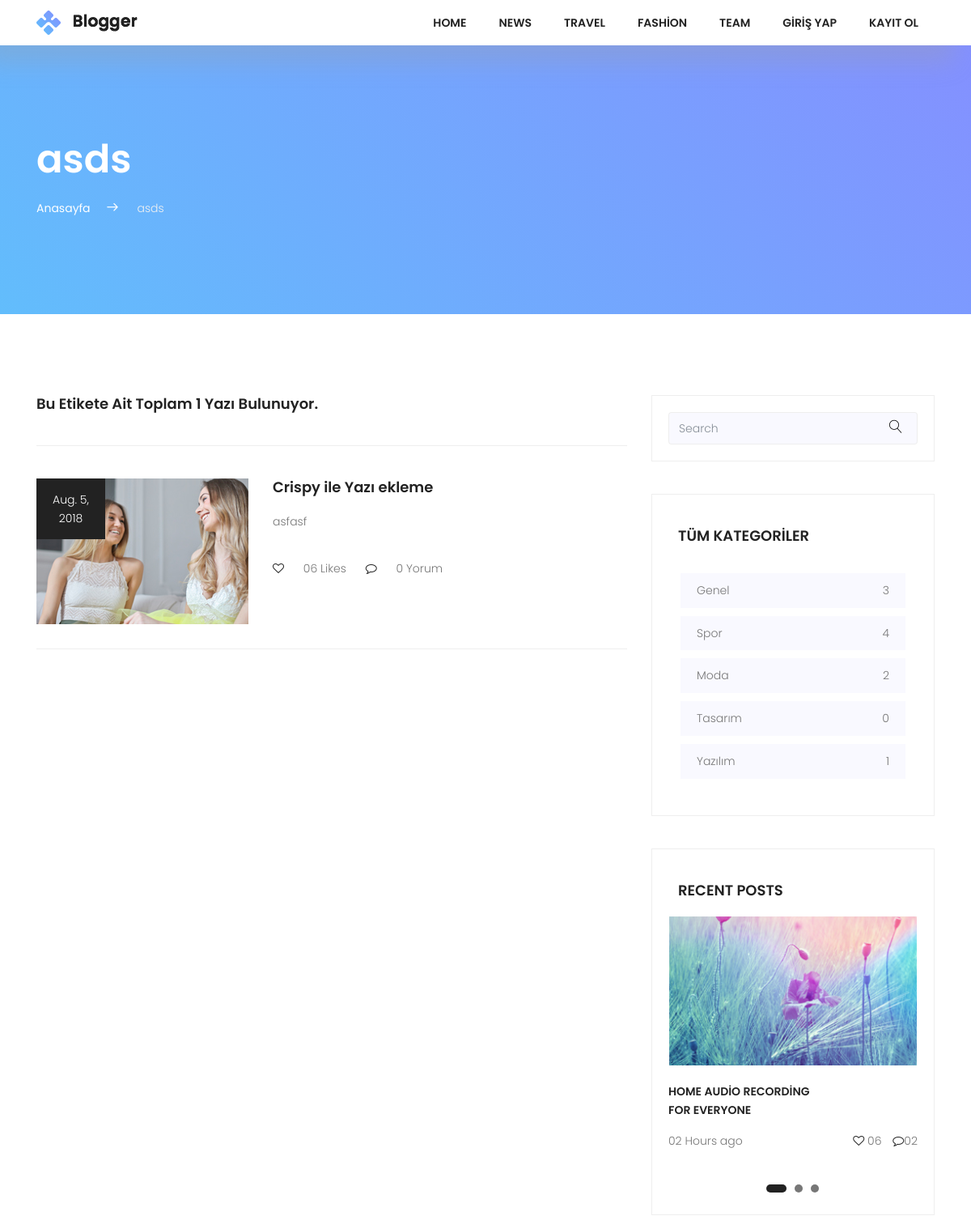
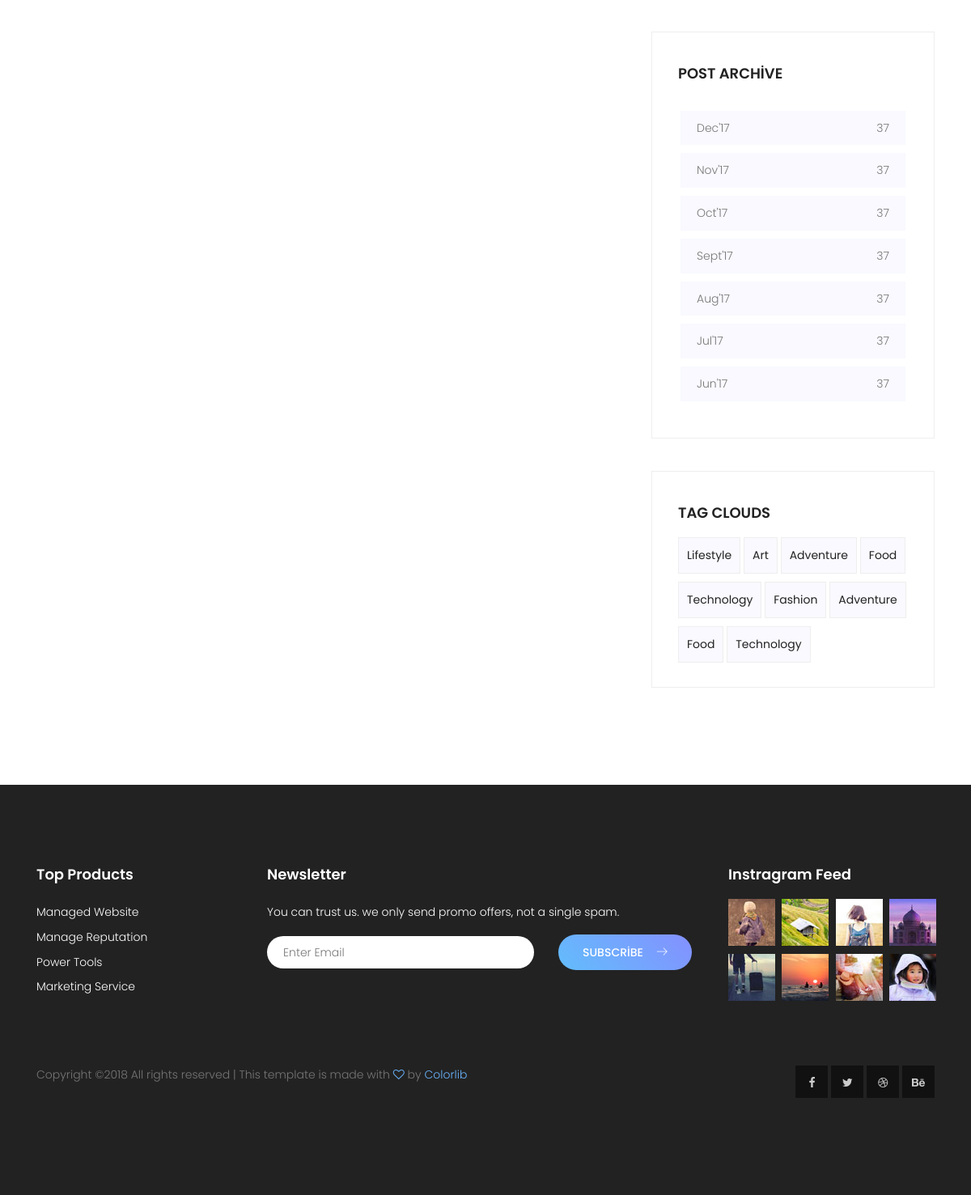
Page /tag/asds on the committed database (2 pictures, top to bottom).
### posts/models.py (models this page shows, shortened)
class Tag(models.Model):
    title = models.CharField(max_length=50)
    slug = models.SlugField(unique=True, editable=False)
    def postCount(self):
        return self.posts.all().count()

class Post(models.Model):
    user = models.ForeignKey(settings.AUTH_USER_MODEL,on_delete=models.CASCADE,default=1,related_name="userposts")
    title = models.CharField(max_length=150)
    image = models.ImageField(upload_to='uploads/',blank=True)
    content = models.TextField()
    slug = models.SlugField(unique=True,editable=False)
    created = models.DateField(auto_now_add=True)
    updated = models.DateField(auto_now=True)
    category = models.ForeignKey(Category,on_delete=models.CASCADE,related_name="posts")
    tag = models.ManyToManyField(Tag,related_name='posts')
    def commentCount(self):
        return self.comments.all().count()

class Category(models.Model):
    title = models.CharField(max_length=150)
    slug = models.SlugField(unique=True,editable=False)
    def postCount(self):
        return self.posts.all().count()

### posts/views.py (the view)
# urls.py: path('tag/<slug:slug>', views.TagDetail.as_view(),name='tag-detail'),
class TagDetail(DetailView):
    model = Tag
    template_name = 'tags/detail.html'
    context_object_name = 'tag'
    def get_context_data(self, **kwargs):
        context = super(TagDetail,self).get_context_data(**kwargs)
        context['allCategories'] = Category.objects.all()
        return context

### posts/templates/tags/detail.html (shortened to what this page needs)
{% extends "base.html" %}
         {% block content %}
            <section class="top-section-area section-gap">
                <div class="container">
                    <div class="row justify-content-between align-items-center d-flex">
                        <div class="col-lg-8 top-left">
                            <h1 class="text-white mb-20">{{ tag.title }}</h1>
                            <ul>
                                <li><a href="{% url 'index' %}">Anasayfa</a><span class="lnr lnr-arrow-right"></span></li>
                                <li><span style="color:#f1f1f1">{{ tag.title }}</span></li>
                            </ul>
                        </div>
                    </div>
                </div>
            </section>
    <div class="post-wrapper pt-100">
        <section class="post-area">
            <div class="container">
                <div class="row justify-content-center d-flex">
                    <div class="col-lg-8">
                        <h4>Bu Etikete Ait Toplam {{ tag.postCount }} Yazı Bulunuyor.</h4>
                        <div class="post-lists">
                            {% for post in tag.posts.all %}
                            <div class="single-list flex-row d-flex">
                                <div class="thumb">
                                    <div class="date">
                                       {{ post.created }}
                                    </div>
                                    <img src="{{ post.image.url }}" alt="">
                                </div>
                                <div class="detail">
                                    <a href="{% url 'single' post.slug %}"><h4 class="pb-20">{{ post.title }}</h4></a>
                                    <p>
                                      {{ post.content|truncatechars:100 }}
                                    </p>
                                    <p class="footer pt-20">
                                    <i class="fa fa-heart-o" aria-hidden="true"></i>
                                    <a href="#">06 Likes</a>     <i class="ml-20 fa fa-comment-o" aria-hidden="true"></i> <a href="#">{{ post.commentCount }} Yorum</a>
                                    </p>
                                </div>
                            </div>
                            {% endfor %}
                        </div>
                   </div>
                    <div class="col-lg-4 sidebar-area">
                        <div class="single_widget search_widget">
                            <div id="imaginary_container">
                                <div class="input-group stylish-input-group">
                                    <input type="text" class="form-control"  placeholder="Search" >
                                    <span class="input-group-addon">
                                        <button type="submit">
                                            <span class="lnr lnr-magnifier"></span>
                                        </button>
                                    </span>
                                </div>
                            </div>
                        </div>
                        <div class="single_widget cat_widget">
                            <h4 class="text-uppercase pb-20">Tüm Kategoriler</h4>
                            <ul>
                                 {% for category in allCategories %}
                                <li>
                                    <a href="{% url 'category-detail' category.slug %}">{{ category.title }} <span>{{ category.postCount }}</span></a>
                                </li>
                                {% endfor %}
                            </ul>
                        </div>
                        <div class="single_widget recent_widget">
                            <h4 class="text-uppercase pb-20">Recent Posts</h4>
                            <div class="active-recent-carusel">
                                <div class="item">
                                    <img src="img/asset/slider.jpg" alt="">
                                    <p class="mt-20 title text-uppercase">Home Audio Recording <br>
                                    For Everyone</p>
                                    <p>02 Hours ago <span> <i class="fa fa-heart-o" aria-hidden="true"></i>
                                    06 <i class="fa fa-comment-o" aria-hidden="true"></i>02</span></p>
                                </div>
                            </div>
                        </div>
                        <div class="single_widget cat_widget">
                            <h4 class="text-uppercase pb-20">post archive</h4>
                            <ul>
                                <li>
                                    <a href="#">Dec'17 <span>37</span></a>
                                </li>
                                <li>
                                    <a href="#">Nov'17 <span>37</span></a>
                                </li>
                                <li>
                                    <a href="#">Oct'17 <span>37</span></a>
                                </li>
                                <li>
                                    <a href="#">Sept'17 <span>37</span></a>
                                </li>
                                <li>
                                    <a href="#">Aug'17 <span>37</span></a>
                                </li>
                                <li>
                                    <a href="#">Jul'17 <span>37</span></a>
                                </li>
                                <li>
                                    <a href="#">Jun'17 <span>37</span></a>
                                </li>
                            </ul>
                        </div>
                        <div class="single_widget tag_widget">
                            <h4 class="text-uppercase pb-20">Tag Clouds</h4>
                            <ul>
                                <li><a href="#">Lifestyle</a></li>
                                <li><a href="#">Art</a></li>
                                <li><a href="#">Adventure</a></li>
                                <li><a href="#">Food</a></li>
                                <li><a href="#">Technology</a></li>
                                <li><a href="#">Fashion</a></li>
                                <li><a href="#">Adventure</a></li>
                                <li><a href="#">Food</a></li>
                                <li><a href="#">Technology</a></li>
                            </ul>
                        </div>
                    </div>
                </div>
            </div>
        </section>
    </div>
         {% endblock %}

### static/css/main.css (style rules this page uses)
body { color:#777;font-family:"Poppins",sans-serif;font-size:14px;font-weight:300;line-height:1.625em;position:relative }
ol,ul { margin:0;padding:0;list-style:none }
a { -webkit-transition:all 0.3s ease 0s;-moz-transition:all 0.3s ease 0s;-o-transition:all 0.3s ease 0s;transition:all 0.3s ease 0s }
a,a:focus,a:hover { text-decoration:none;outline:0 }
h1,h2,h3,h4,h5,h6 { font-family:"Poppins",sans-serif;color:#222;line-height:1.2em !important;margin-bottom:0;margin-top:0;font-weight:600 }
h1,.h1 { font-size:36px }
h4,.h4 { font-size:18px }
.mt-20 { margin-top:20px }
.ml-20 { margin-left:20px }
.mb-20 { margin-bottom:20px }
.pt-20 { padding-top:20px }
.pt-100 { padding-top:100px }
.pb-20 { padding-bottom:20px }
.text-white { color:#fff }
b,i,sup,sub,u,del { color:#69B4FD }
h1 { font-size:36px }
h4 { font-size:18px }
h1,h2,h3,h4,h5,h6 { line-height:1.5em }
body { position:relative }
i { color:#222 }
.section-gap { padding:120px 0 }
.p1-gradient-bg,.primary-btn,.footer-social a:hover,.single-footer-widget .bb-btn,.generic-banner,.tags ul a:hover,.overlay,.about_widget button:hover,.tag_widget ul li a:hover,.top-section-area { background-image:-moz-linear-gradient(45deg, #62bdfc 0%, #8490ff 100%);background-image:-webkit-linear-gradient(45deg, #62bdfc 0%, #8490ff 100%);background-image:-ms-linear-gradient(45deg, #62bdfc 0%, #8490ff 100%) }
.search_widget .stylish-input-group .form-control,.top-section-area .stylish-input-group .form-control { border-right:0;box-shadow:0 0 0;border-color:#eee;background-color:#f9f9ff }
.search_widget .input-group-addon,.top-section-area .input-group-addon { background-color:#f9f9ff !important;border-color:#eee }
.search_widget .stylish-input-group button,.top-section-area .stylish-input-group button { border:0;background:transparent }
.search_widget input,.top-section-area input { font-size:14px }
.single_widget { border:1px solid #eee;padding:20px;margin-bottom:40px }
.cat_widget h4 { padding-top:20px;margin-left:12px }
.cat_widget ul { padding:15px }
.cat_widget ul li { background-color:#f9f9ff;padding:10px 20px;margin-bottom:10px;-webkit-transition:all 0.3s ease 0s;-moz-transition:all 0.3s ease 0s;-o-transition:all 0.3s ease 0s;transition:all 0.3s ease 0s }
.cat_widget ul li span { float:right }
.cat_widget ul li a { color:#777 }
.tag_widget h4 { padding-top:20px;margin-left:12px }
.tag_widget ul { margin-left:12px }
.tag_widget ul li { display:inline-block }
.tag_widget ul li a { color:#222;border:1px solid #eee;padding:10px;display:block;margin-bottom:10px;font-weight:400;background-color:#f9f9ff }
.recent_widget h4 { padding-top:20px;margin-left:12px }
.recent_widget .title { font-weight:600;color:#222 }
.recent_widget p i { margin-left:10px }
.recent_widget p span { float:right }
.sidebar-area { padding-bottom:80px }
.top-left h1 { font-size:48px }
.top-left ul { text-align:left }
.top-left ul li { display:inline-block }
.top-left ul li a { font-size:14px;font-weight:400;color:#fff }
.top-left ul li .lnr { color:#fff;font-weight:900;margin:0px 20px }
.post-lists { margin-top:40px;border-top:1px solid #eee;border-bottom:1px solid #eee;padding-top:40px }
.single-list { padding-bottom:30px }
.single-list .date { position:absolute;font-size:14px;padding:15px;width:85px;background-color:#222;text-align:center;color:#fff }
.single-list .detail { margin-left:30px }
.single-list h4 { -webkit-transition:all 0.3s ease 0s;-moz-transition:all 0.3s ease 0s;-o-transition:all 0.3s ease 0s;transition:all 0.3s ease 0s }
.single-list .footer i { margin-right:20px }
.single-list .footer .ml-20 { margin-left:20px }
.single-list .footer a { color:#777 }

### rows in the picture
Tag: title "asds", postCount "1"
Post: created "Aug. 5, 2018", image (picture), title "Crispy ile Yazı ekleme", content "asfasf", commentCount "0"
Category: title "Genel", postCount "3"
Category: title "Spor", postCount "4"
Category: title "Moda", postCount "2"
Category: title "Tasarım", postCount "0"
Category: title "Yazılım", postCount "1"
